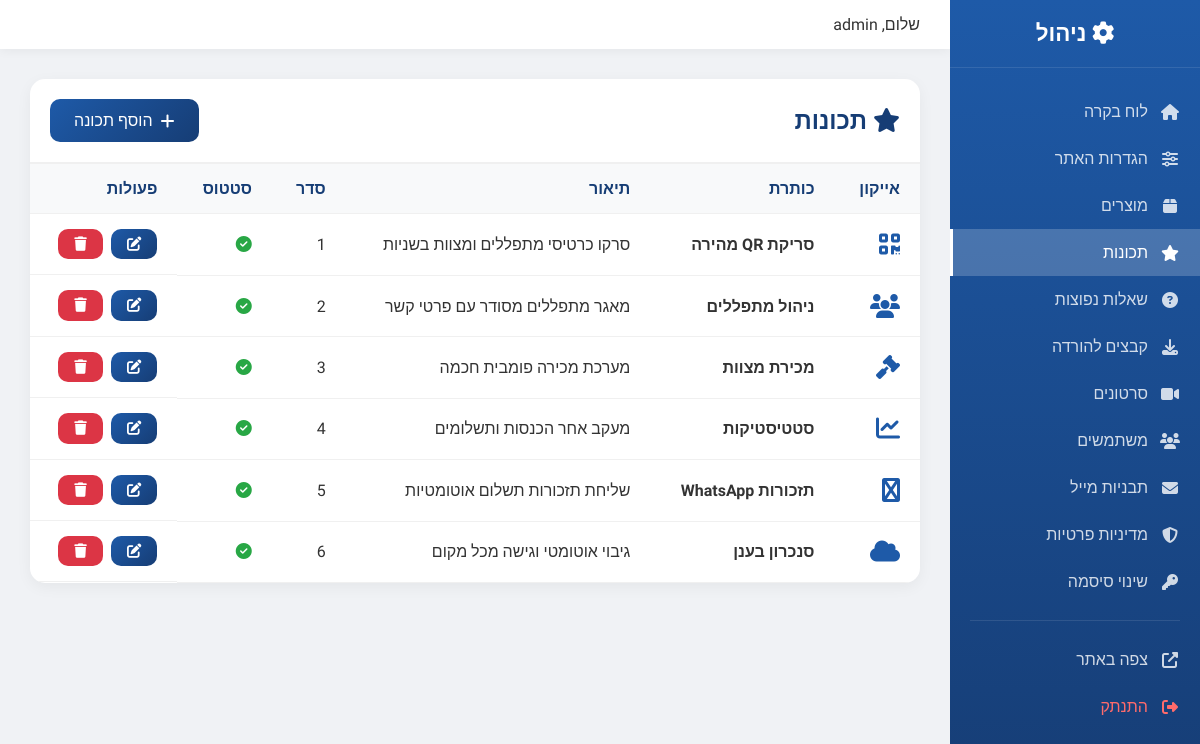
Screenshot of /admin/features.php (signed in) with the database file from the repository.
### tables this page shows
CREATE TABLE IF NOT EXISTS `features` (
    `id` INT AUTO_INCREMENT PRIMARY KEY,
    `icon` VARCHAR(50),
    `title` VARCHAR(200) NOT NULL,
    `description` TEXT,
    `sort_order` INT DEFAULT 0,
    `is_active` TINYINT(1) DEFAULT 1
);

### config.php (called while the page is built, shortened)
<?php
function sanitize($input) {
    return htmlspecialchars(trim($input), ENT_QUOTES, 'UTF-8');
}

### admin/features.php (the view, shortened to what this page needs)
<?php
require_once __DIR__ . '/../config.php';
$db = getDB();
$action = $_GET['action'] ?? 'list';
$features = $db->query("SELECT * FROM features ORDER BY sort_order ASC")->fetchAll();
include 'includes/header.php';
?>
<div class="features-page">
    <?php if ($action === 'list'): ?>
        <div class="table-container">
            <div class="table-header">
                <h2><i class="fas fa-star"></i> תכונות</h2>
                <a href="?action=add" class="btn btn-primary">
                    <i class="fas fa-plus"></i> הוסף תכונה
                </a>
            </div>
            <table>
                <thead>
                    <tr>
                        <th>אייקון</th>
                        <th>כותרת</th>
                        <th>תיאור</th>
                        <th>סדר</th>
                        <th>סטטוס</th>
                        <th>פעולות</th>
                    </tr>
                </thead>
                <tbody>
                    <?php foreach ($features as $f): ?>
                    <tr>
                        <td>
                            <i class="fas fa-<?= sanitize($f['icon']) ?>" style="font-size:1.5rem;color:#1E5AA8;"></i>
                        </td>
                        <td><strong><?= sanitize($f['title']) ?></strong></td>
                        <td style="max-width:300px;"><?= sanitize($f['description']) ?></td>
                        <td><?= $f['sort_order'] ?></td>
                        <td>
                            <?php if ($f['is_active']): ?>
                                <span style="color:#28a745;"><i class="fas fa-check-circle"></i></span>
                            <?php else: ?>
                                <span style="color:#dc3545;"><i class="fas fa-times-circle"></i></span>
                            <?php endif; ?>
                        </td>
                        <td class="table-actions">
                            <a href="?action=edit&id=<?= $f['id'] ?>" class="btn btn-sm btn-primary">
                                <i class="fas fa-edit"></i>
                            </a>
                            <a href="?delete=<?= $f['id'] ?>" class="btn btn-sm btn-danger"
                               onclick="return confirm('למחוק את התכונה?')">
                                <i class="fas fa-trash"></i>
                            </a>
                        </td>
                    </tr>
                    <?php endforeach; ?>
                </tbody>
            </table>
        </div>
    <?php endif; ?>
</div>
<?php include 'includes/footer.php'; ?>

### admin/includes/header.php (shortened to what this page needs)
<!DOCTYPE html>
<html lang="he" dir="rtl">
<head>
    <link rel="stylesheet" href="https://cdnjs.cloudflare.com/ajax/libs/font-awesome/6.4.0/css/all.min.css">
    <link rel="stylesheet" href="css/admin.css">
</head>
<body>
    <div class="admin-wrapper">
        <aside class="sidebar">
            <div class="sidebar-header">
                <h2><i class="fas fa-cog"></i> ניהול</h2>
            </div>
            <nav class="sidebar-nav">
                <a href="index.php" class="nav-item <?= basename($_SERVER['PHP_SELF']) == 'index.php' ? 'active' : '' ?>">
                    <i class="fas fa-home"></i> לוח בקרה
                </a>
                <a href="settings.php" class="nav-item <?= basename($_SERVER['PHP_SELF']) == 'settings.php' ? 'active' : '' ?>">
                    <i class="fas fa-sliders-h"></i> הגדרות האתר
                </a>
                <a href="products.php" class="nav-item <?= basename($_SERVER['PHP_SELF']) == 'products.php' ? 'active' : '' ?>">
                    <i class="fas fa-box"></i> מוצרים
                </a>
                <a href="features.php" class="nav-item <?= basename($_SERVER['PHP_SELF']) == 'features.php' ? 'active' : '' ?>">
                    <i class="fas fa-star"></i> תכונות
                </a>
                <a href="faq.php" class="nav-item <?= basename($_SERVER['PHP_SELF']) == 'faq.php' ? 'active' : '' ?>">
                    <i class="fas fa-question-circle"></i> שאלות נפוצות
                </a>
                <a href="downloads.php" class="nav-item <?= basename($_SERVER['PHP_SELF']) == 'downloads.php' ? 'active' : '' ?>">
                    <i class="fas fa-download"></i> קבצים להורדה
                </a>
                <a href="videos.php" class="nav-item <?= basename($_SERVER['PHP_SELF']) == 'videos.php' ? 'active' : '' ?>">
                    <i class="fas fa-video"></i> סרטונים
                </a>
                <a href="users.php" class="nav-item <?= basename($_SERVER['PHP_SELF']) == 'users.php' ? 'active' : '' ?>">
                    <i class="fas fa-users"></i> משתמשים
                </a>
                <a href="email-templates.php" class="nav-item <?= basename($_SERVER['PHP_SELF']) == 'email-templates.php' ? 'active' : '' ?>">
                    <i class="fas fa-envelope"></i> תבניות מייל
                </a>
                <a href="privacy-policy.php" class="nav-item <?= basename($_SERVER['PHP_SELF']) == 'privacy-policy.php' ? 'active' : '' ?>">
                    <i class="fas fa-shield-alt"></i> מדיניות פרטיות
                </a>
                <a href="change-password.php" class="nav-item <?= basename($_SERVER['PHP_SELF']) == 'change-password.php' ? 'active' : '' ?>">
                    <i class="fas fa-key"></i> שינוי סיסמה
                </a>
                <hr>
                <a href="<?= SITE_URL ?>" target="_blank" class="nav-item">
                    <i class="fas fa-external-link-alt"></i> צפה באתר
                </a>
                <a href="logout.php" class="nav-item logout">
                    <i class="fas fa-sign-out-alt"></i> התנתק
                </a>
            </nav>
        </aside>
        <main class="main-content">
            <header class="top-bar">
                <div class="user-info">
                    <span>שלום, <?= sanitize($_SESSION['admin_username'] ?? 'Admin') ?></span>
                </div>
            </header>
            <div class="content">

### admin/includes/footer.php (shortened to what this page needs)
            </div>
        </main>
    </div>
</body>
</html>

### admin/css/admin.css (style rules this page uses)
:root { --primary: #1E5AA8; --primary-dark: #163D75; --secondary: #4FA8D9; --success: #28a745; --danger: #dc3545; --warning: #ffc107; --light: #f8f9fa; --dark: #343a40; --sidebar-width: 250px; }
* { margin: 0; padding: 0; box-sizing: border-box; }
body { font-family: 'Heebo', sans-serif; background: #f0f2f5; color: #333; direction: rtl; }
.admin-wrapper { display: flex; min-height: 100vh; }
.sidebar { width: var(--sidebar-width); background: linear-gradient(180deg, var(--primary) 0%, var(--primary-dark) 100%); color: white; position: fixed; height: 100vh; right: 0; top: 0; z-index: 1000; transition: transform 0.3s ease; }
.sidebar-header { padding: 20px; text-align: center; border-bottom: 1px solid rgba(255,255,255,0.1); }
.sidebar-header h2 { font-size: 1.4rem; }
.sidebar-nav { padding: 20px 0; }
.sidebar-nav hr { border: none; border-top: 1px solid rgba(255,255,255,0.1); margin: 15px 20px; }
.nav-item { display: flex; align-items: center; gap: 12px; padding: 14px 20px; color: rgba(255,255,255,0.8); text-decoration: none; transition: all 0.3s; }
.nav-item.active { background: rgba(255,255,255,0.2); color: white; border-left: 3px solid white; }
.nav-item.logout { color: #ff6b6b; }
.nav-item i { width: 20px; text-align: center; }
.main-content { flex: 1; margin-right: var(--sidebar-width); min-height: 100vh; }
.top-bar { background: white; padding: 15px 30px; display: flex; justify-content: space-between; align-items: center; box-shadow: 0 2px 10px rgba(0,0,0,0.05); position: sticky; top: 0; z-index: 100; }
.content { padding: 30px; }
.btn { display: inline-flex; align-items: center; gap: 8px; padding: 12px 24px; border: none; border-radius: 10px; font-size: 1rem; font-weight: 500; cursor: pointer; transition: all 0.3s; font-family: inherit; text-decoration: none; }
.btn-primary { background: linear-gradient(135deg, var(--primary) 0%, var(--primary-dark) 100%); color: white; }
.btn-danger { background: var(--danger); color: white; }
.btn-sm { padding: 8px 16px; font-size: 0.9rem; }
.table-container { background: white; border-radius: 15px; box-shadow: 0 4px 15px rgba(0,0,0,0.05); overflow: hidden; }
.table-header { padding: 20px; display: flex; justify-content: space-between; align-items: center; border-bottom: 2px solid #f0f0f0; }
.table-header h2 { color: var(--primary-dark); }
table { width: 100%; border-collapse: collapse; }
th, td { padding: 15px 20px; text-align: right; border-bottom: 1px solid #f0f0f0; }
th { background: #f8f9fa; font-weight: 600; color: var(--primary-dark); }
.table-actions { display: flex; gap: 8px; }

### rows the page displays
features: title "סריקת QR מהירה", description "סרקו כרטיסי מתפללים ומצוות בשניות", sort_order "1", is_active 1 (drawn)
features: title "ניהול מתפללים", description "מאגר מתפללים מסודר עם פרטי קשר", sort_order "2", is_active 1 (drawn)
features: title "מכירת מצוות", description "מערכת מכירה פומבית חכמה", sort_order "3", is_active 1 (drawn)
features: title "סטטיסטיקות", description "מעקב אחר הכנסות ותשלומים", sort_order "4", is_active 1 (drawn)
features: title "תזכורות WhatsApp", description "שליחת תזכורות תשלום אוטומטיות", sort_order "5", is_active 1 (drawn)
features: title "סנכרון בענן", description "גיבוי אוטומטי וגישה מכל מקום", sort_order "6", is_active 1 (drawn)

### other values shown
$_SESSION['admin_username'] "admin"
